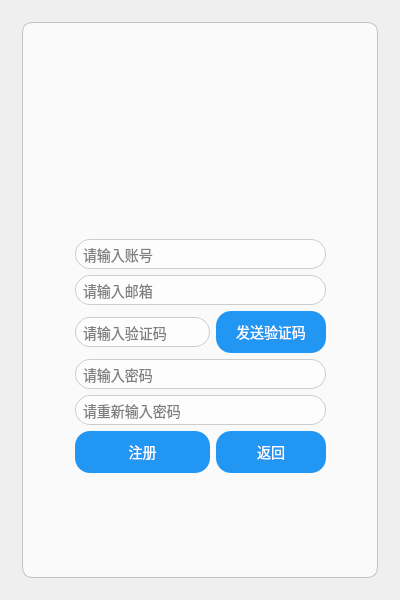
<?xml version="1.0" encoding="UTF-8"?>
<ui version="4.0">
 <class>LoginWindowClass</class>
 <widget class="QWidget" name="LoginWindowClass">
  <property name="geometry">
   <rect>
    <x>0</x>
    <y>0</y>
    <width>400</width>
    <height>600</height>
   </rect>
  </property>
  <property name="minimumSize">
   <size>
    <width>400</width>
    <height>600</height>
   </size>
  </property>
  <property name="maximumSize">
   <size>
    <width>400</width>
    <height>600</height>
   </size>
  </property>
  <property name="windowTitle">
   <string>登录</string>
  </property>
  <property name="styleSheet">
   <string notr="true"/>
  </property>
  <layout class="QVBoxLayout" name="verticalLayout">
   <item>
    <widget class="QStackedWidget" name="stackedWidget">
     <property name="layoutDirection">
      <enum>Qt::LeftToRight</enum>
     </property>
     <property name="currentIndex">
      <number>2</number>
     </property>
     <widget class="QWidget" name="pageLog">
      <layout class="QHBoxLayout" name="horizontalLayout_2">
       <item>
        <widget class="QWidget" name="widget" native="true">
         <property name="styleSheet">
          <string notr="true">QWidget {
    background-color: rgba(255, 255, 255, 0.7); 
    border-radius: 10px;                        
    border: 1px solid rgba(0, 0, 0, 0.2);       
}</string>
         </property>
         <layout class="QHBoxLayout" name="horizontalLayout">
          <item>
           <spacer name="horizontalSpacer_3">
            <property name="orientation">
             <enum>Qt::Horizontal</enum>
            </property>
            <property name="sizeHint" stdset="0">
             <size>
              <width>40</width>
              <height>20</height>
             </size>
            </property>
           </spacer>
          </item>
          <item>
           <layout class="QGridLayout" name="gridLayout">
            <item row="3" column="0" colspan="3">
             <spacer name="verticalSpacer_3">
              <property name="orientation">
               <enum>Qt::Vertical</enum>
              </property>
              <property name="sizeHint" stdset="0">
               <size>
                <width>20</width>
                <height>40</height>
               </size>
              </property>
             </spacer>
            </item>
            <item row="10" column="0">
             <widget class="QPushButton" name="logBtn">
              <property name="styleSheet">
               <string notr="true">QPushButton 
{
    background-color: #2196F3;  
    color: white;               
    border: none;              
    padding: 10px 20px;        
    border-radius: 15px;       
    font-size: 14px;           
}

QPushButton:hover
{
    background-color: #1976D2;  
}

QPushButton:pressed 
{
    background-color: #0D47A1;
    color: #E0E0E0;            
}</string>
              </property>
              <property name="text">
               <string>登录</string>
              </property>
             </widget>
            </item>
            <item row="1" column="0" colspan="3">
             <widget class="QLabel" name="label">
              <property name="minimumSize">
               <size>
                <width>0</width>
                <height>200</height>
               </size>
              </property>
              <property name="maximumSize">
               <size>
                <width>99999</width>
                <height>200</height>
               </size>
              </property>
              <property name="styleSheet">
               <string notr="true">QLabel{
background: transparent;
border:none;
}</string>
              </property>
              <property name="lineWidth">
               <number>1</number>
              </property>
              <property name="text">
               <string/>
              </property>
              <property name="pixmap">
               <pixmap resource="Resource.qrc">:/res/Logo.png</pixmap>
              </property>
              <property name="alignment">
               <set>Qt::AlignCenter</set>
              </property>
             </widget>
            </item>
            <item row="10" column="2">
             <widget class="QPushButton" name="mailPageBtn">
              <property name="styleSheet">
               <string notr="true">QPushButton 
{
    background-color: #2196F3;  
    color: white;               
    border: none;              
    padding: 10px 20px;        
    border-radius: 15px;       
    font-size: 14px;           
}

QPushButton:hover
{
    background-color: #1976D2;  
}

QPushButton:pressed 
{
    background-color: #0D47A1;
    color: #E0E0E0;            
}</string>
              </property>
              <property name="text">
               <string>使用邮箱登录</string>
              </property>
             </widget>
            </item>
            <item row="5" column="0" colspan="3">
             <widget class="QLineEdit" name="logPasswordLineEdit">
              <property name="styleSheet">
               <string notr="true"> QLineEdit {
     border: 1px solid #ccc;
     border-radius: 15px;
     padding: 5px;
     font-size: 14px;
     text-align: center;
 }
 QLineEdit:focus {
     border: 1px solid #2196F3;
 }</string>
              </property>
              <property name="text">
               <string/>
              </property>
              <property name="echoMode">
               <enum>QLineEdit::Password</enum>
              </property>
              <property name="placeholderText">
               <string>请输入密码</string>
              </property>
             </widget>
            </item>
            <item row="12" column="0" colspan="3">
             <spacer name="verticalSpacer">
              <property name="orientation">
               <enum>Qt::Vertical</enum>
              </property>
              <property name="sizeHint" stdset="0">
               <size>
                <width>20</width>
                <height>220</height>
               </size>
              </property>
             </spacer>
            </item>
            <item row="10" column="1">
             <widget class="QPushButton" name="signPageBtn">
              <property name="styleSheet">
               <string notr="true">QPushButton 
{
    background-color: #2196F3;  
    color: white;               
    border: none;              
    padding: 10px 20px;        
    border-radius: 15px;    
    font-size: 14px;           
}

QPushButton:hover
{
    background-color: #1976D2;  
}

QPushButton:pressed 
{
    background-color: #0D47A1;
    color: #E0E0E0;            
}</string>
              </property>
              <property name="text">
               <string>注册</string>
              </property>
             </widget>
            </item>
            <item row="0" column="0" colspan="3">
             <spacer name="verticalSpacer_2">
              <property name="orientation">
               <enum>Qt::Vertical</enum>
              </property>
              <property name="sizeHint" stdset="0">
               <size>
                <width>20</width>
                <height>40</height>
               </size>
              </property>
             </spacer>
            </item>
            <item row="7" column="0" colspan="3">
             <spacer name="verticalSpacer_4">
              <property name="orientation">
               <enum>Qt::Vertical</enum>
              </property>
              <property name="sizeHint" stdset="0">
               <size>
                <width>20</width>
                <height>80</height>
               </size>
              </property>
             </spacer>
            </item>
            <item row="4" column="0" colspan="3">
             <widget class="QLineEdit" name="logAccountLineEdit">
              <property name="styleSheet">
               <string notr="true"> QLineEdit {
     border: 1px solid #ccc;
     border-radius: 15px;
     padding: 5px;
     font-size: 14px;
     text-align: center;
 }
 QLineEdit:focus {
     border: 1px solid #2196F3;
 }</string>
              </property>
              <property name="text">
               <string/>
              </property>
              <property name="echoMode">
               <enum>QLineEdit::Normal</enum>
              </property>
              <property name="placeholderText">
               <string>请输入账号</string>
              </property>
             </widget>
            </item>
           </layout>
          </item>
          <item>
           <spacer name="horizontalSpacer_4">
            <property name="orientation">
             <enum>Qt::Horizontal</enum>
            </property>
            <property name="sizeHint" stdset="0">
             <size>
              <width>40</width>
              <height>20</height>
             </size>
            </property>
           </spacer>
          </item>
         </layout>
        </widget>
       </item>
      </layout>
     </widget>
     <widget class="QWidget" name="pageMail">
      <layout class="QHBoxLayout" name="horizontalLayout_6">
       <item>
        <widget class="QWidget" name="widget_3" native="true">
         <property name="styleSheet">
          <string notr="true">QWidget {
    background-color: rgba(255, 255, 255, 0.7); 
    border-radius: 10px;                        
    border: 1px solid rgba(0, 0, 0, 0.2);       
}</string>
         </property>
         <layout class="QHBoxLayout" name="horizontalLayout_5">
          <item>
           <spacer name="horizontalSpacer_5">
            <property name="orientation">
             <enum>Qt::Horizontal</enum>
            </property>
            <property name="sizeHint" stdset="0">
             <size>
              <width>40</width>
              <height>20</height>
             </size>
            </property>
           </spacer>
          </item>
          <item>
           <layout class="QGridLayout" name="gridLayout_3">
            <item row="3" column="0" colspan="3">
             <spacer name="verticalSpacer_8">
              <property name="orientation">
               <enum>Qt::Vertical</enum>
              </property>
              <property name="sizeHint" stdset="0">
               <size>
                <width>20</width>
                <height>40</height>
               </size>
              </property>
             </spacer>
            </item>
            <item row="1" column="0" colspan="3">
             <widget class="QLabel" name="label_3">
              <property name="minimumSize">
               <size>
                <width>0</width>
                <height>200</height>
               </size>
              </property>
              <property name="maximumSize">
               <size>
                <width>99999</width>
                <height>200</height>
               </size>
              </property>
              <property name="styleSheet">
               <string notr="true">QLabel{
background: transparent;
border:none;
}</string>
              </property>
              <property name="lineWidth">
               <number>1</number>
              </property>
              <property name="text">
               <string/>
              </property>
              <property name="pixmap">
               <pixmap resource="Resource.qrc">:/res/Logo.png</pixmap>
              </property>
              <property name="alignment">
               <set>Qt::AlignCenter</set>
              </property>
             </widget>
            </item>
            <item row="12" column="0" colspan="3">
             <spacer name="verticalSpacer_9">
              <property name="orientation">
               <enum>Qt::Vertical</enum>
              </property>
              <property name="sizeHint" stdset="0">
               <size>
                <width>20</width>
                <height>220</height>
               </size>
              </property>
             </spacer>
            </item>
            <item row="0" column="0" colspan="3">
             <spacer name="verticalSpacer_10">
              <property name="orientation">
               <enum>Qt::Vertical</enum>
              </property>
              <property name="sizeHint" stdset="0">
               <size>
                <width>20</width>
                <height>40</height>
               </size>
              </property>
             </spacer>
            </item>
            <item row="7" column="0" colspan="3">
             <spacer name="verticalSpacer_11">
              <property name="orientation">
               <enum>Qt::Vertical</enum>
              </property>
              <property name="sizeHint" stdset="0">
               <size>
                <width>20</width>
                <height>80</height>
               </size>
              </property>
             </spacer>
            </item>
            <item row="4" column="0" colspan="3">
             <widget class="QLineEdit" name="mailMailBoxLineEdit">
              <property name="styleSheet">
               <string notr="true"> QLineEdit {
     border: 1px solid #ccc;
     border-radius: 15px;
     padding: 5px;
     font-size: 14px;
     text-align: center;
 }
 QLineEdit:focus {
     border: 1px solid #2196F3;
 }</string>
              </property>
              <property name="text">
               <string/>
              </property>
              <property name="echoMode">
               <enum>QLineEdit::Normal</enum>
              </property>
              <property name="placeholderText">
               <string>请输入邮箱</string>
              </property>
             </widget>
            </item>
            <item row="5" column="0" colspan="2">
             <widget class="QLineEdit" name="mailVerificationCodeLineEdit">
              <property name="styleSheet">
               <string notr="true"> QLineEdit {
     border: 1px solid #ccc;
     border-radius: 15px;
     padding: 5px;
     font-size: 14px;
     text-align: center;
 }
 QLineEdit:focus {
     border: 1px solid #2196F3;
 }</string>
              </property>
              <property name="text">
               <string/>
              </property>
              <property name="echoMode">
               <enum>QLineEdit::Password</enum>
              </property>
              <property name="placeholderText">
               <string>请输入验证码</string>
              </property>
             </widget>
            </item>
            <item row="5" column="2">
             <widget class="QPushButton" name="mailSendCodeBtn">
              <property name="styleSheet">
               <string notr="true">QPushButton 
{
    background-color: #2196F3;  
    color: white;               
    border: none;              
    padding: 10px 20px;        
    border-radius: 15px;       
    font-size: 14px;           
}

QPushButton:hover
{
    background-color: #1976D2;  
}

QPushButton:pressed 
{
    background-color: #0D47A1;
    color: #E0E0E0;            
}</string>
              </property>
              <property name="text">
               <string>发送验证码</string>
              </property>
             </widget>
            </item>
            <item row="8" column="0">
             <widget class="QPushButton" name="mailLogBtn">
              <property name="styleSheet">
               <string notr="true">QPushButton 
{
    background-color: #2196F3;  
    color: white;               
    border: none;              
    padding: 10px 20px;        
    border-radius: 15px;       
    font-size: 14px;           
}

QPushButton:hover
{
    background-color: #1976D2;  
}

QPushButton:pressed 
{
    background-color: #0D47A1;
    color: #E0E0E0;            
}</string>
              </property>
              <property name="text">
               <string>确认</string>
              </property>
             </widget>
            </item>
            <item row="8" column="2">
             <widget class="QPushButton" name="mailReturnToLogBtn">
              <property name="styleSheet">
               <string notr="true">QPushButton 
{
    background-color: #2196F3;  
    color: white;               
    border: none;              
    padding: 10px 20px;        
    border-radius: 15px;       
    font-size: 14px;           
}

QPushButton:hover
{
    background-color: #1976D2;  
}

QPushButton:pressed 
{
    background-color: #0D47A1;
    color: #E0E0E0;            
}</string>
              </property>
              <property name="text">
               <string>返回</string>
              </property>
             </widget>
            </item>
           </layout>
          </item>
          <item>
           <spacer name="horizontalSpacer_6">
            <property name="orientation">
             <enum>Qt::Horizontal</enum>
            </property>
            <property name="sizeHint" stdset="0">
             <size>
              <width>40</width>
              <height>20</height>
             </size>
            </property>
           </spacer>
          </item>
         </layout>
        </widget>
       </item>
      </layout>
     </widget>
     <widget class="QWidget" name="pageSign">
      <layout class="QHBoxLayout" name="horizontalLayout_4">
       <item>
        <widget class="QWidget" name="widget_2" native="true">
         <property name="styleSheet">
          <string notr="true">QWidget {
    background-color: rgba(255, 255, 255, 0.7); 
    border-radius: 10px;                        
    border: 1px solid rgba(0, 0, 0, 0.2);       
}</string>
         </property>
         <layout class="QHBoxLayout" name="horizontalLayout_3">
          <item>
           <spacer name="horizontalSpacer">
            <property name="orientation">
             <enum>Qt::Horizontal</enum>
            </property>
            <property name="sizeHint" stdset="0">
             <size>
              <width>40</width>
              <height>20</height>
             </size>
            </property>
           </spacer>
          </item>
          <item>
           <layout class="QGridLayout" name="gridLayout_2">
            <item row="3" column="0" colspan="2">
             <spacer name="verticalSpacer_5">
              <property name="orientation">
               <enum>Qt::Vertical</enum>
              </property>
              <property name="sizeHint" stdset="0">
               <size>
                <width>20</width>
                <height>40</height>
               </size>
              </property>
             </spacer>
            </item>
            <item row="7" column="0" colspan="2">
             <widget class="QLineEdit" name="signPasswordLineEdit">
              <property name="styleSheet">
               <string notr="true"> QLineEdit {
     border: 1px solid #ccc;
     border-radius: 15px;
     padding: 5px;
     font-size: 14px;
     text-align: center;
 }
 QLineEdit:focus {
     border: 1px solid #2196F3;
 }</string>
              </property>
              <property name="text">
               <string/>
              </property>
              <property name="echoMode">
               <enum>QLineEdit::Password</enum>
              </property>
              <property name="placeholderText">
               <string>请输入密码</string>
              </property>
             </widget>
            </item>
            <item row="1" column="0" colspan="2">
             <widget class="QLabel" name="label_2">
              <property name="minimumSize">
               <size>
                <width>0</width>
                <height>200</height>
               </size>
              </property>
              <property name="maximumSize">
               <size>
                <width>99999</width>
                <height>200</height>
               </size>
              </property>
              <property name="styleSheet">
               <string notr="true">QLabel{
background: transparent;
border:none;
}</string>
              </property>
              <property name="lineWidth">
               <number>1</number>
              </property>
              <property name="text">
               <string/>
              </property>
              <property name="pixmap">
               <pixmap resource="Resource.qrc">:/res/Logo.png</pixmap>
              </property>
              <property name="alignment">
               <set>Qt::AlignCenter</set>
              </property>
             </widget>
            </item>
            <item row="8" column="0" colspan="2">
             <widget class="QLineEdit" name="signRePasswordLineEdit">
              <property name="styleSheet">
               <string notr="true"> QLineEdit {
     border: 1px solid #ccc;
     border-radius: 15px;
     padding: 5px;
     font-size: 14px;
     text-align: center;
 }
 QLineEdit:focus {
     border: 1px solid #2196F3;
 }</string>
              </property>
              <property name="echoMode">
               <enum>QLineEdit::Password</enum>
              </property>
              <property name="placeholderText">
               <string>请重新输入密码</string>
              </property>
             </widget>
            </item>
            <item row="12" column="1">
             <widget class="QPushButton" name="signReturnToLogBtn">
              <property name="styleSheet">
               <string notr="true">QPushButton 
{
    background-color: #2196F3;  
    color: white;               
    border: none;              
    padding: 10px 20px;        
  	border-radius: 15px;      
    font-size: 14px;           
}

QPushButton:hover
{
    background-color: #1976D2;  
}

QPushButton:pressed 
{
    background-color: #0D47A1;
    color: #E0E0E0;            
}</string>
              </property>
              <property name="text">
               <string>返回</string>
              </property>
             </widget>
            </item>
            <item row="4" column="0" colspan="2">
             <widget class="QLineEdit" name="signAccountLineEdit">
              <property name="styleSheet">
               <string notr="true"> QLineEdit {
     border: 1px solid #ccc;
     border-radius: 15px;
     padding: 5px;
     font-size: 14px;
     text-align: center;
 }
 QLineEdit:focus {
     border: 1px solid #2196F3;
 }</string>
              </property>
              <property name="text">
               <string/>
              </property>
              <property name="echoMode">
               <enum>QLineEdit::Normal</enum>
              </property>
              <property name="placeholderText">
               <string>请输入账号</string>
              </property>
             </widget>
            </item>
            <item row="14" column="0" colspan="2">
             <spacer name="verticalSpacer_6">
              <property name="orientation">
               <enum>Qt::Vertical</enum>
              </property>
              <property name="sizeHint" stdset="0">
               <size>
                <width>20</width>
                <height>220</height>
               </size>
              </property>
             </spacer>
            </item>
            <item row="12" column="0">
             <widget class="QPushButton" name="signBtn">
              <property name="styleSheet">
               <string notr="true">QPushButton 
{
    background-color: #2196F3;  
    color: white;               
    border: none;              
    padding: 10px 20px;        
    border-radius: 15px;      
    font-size: 14px;           
}

QPushButton:hover
{
    background-color: #1976D2;  
}

QPushButton:pressed 
{
    background-color: #0D47A1;
    color: #E0E0E0;            
}</string>
              </property>
              <property name="text">
               <string>注册</string>
              </property>
             </widget>
            </item>
            <item row="0" column="0" colspan="2">
             <spacer name="verticalSpacer_7">
              <property name="orientation">
               <enum>Qt::Vertical</enum>
              </property>
              <property name="sizeHint" stdset="0">
               <size>
                <width>20</width>
                <height>40</height>
               </size>
              </property>
             </spacer>
            </item>
            <item row="5" column="0" colspan="2">
             <widget class="QLineEdit" name="signMailLineEdit">
              <property name="styleSheet">
               <string notr="true"> QLineEdit {
     border: 1px solid #ccc;
     border-radius: 15px;
     padding: 5px;
     font-size: 14px;
     text-align: center;
 }
 QLineEdit:focus {
     border: 1px solid #2196F3;
 }</string>
              </property>
              <property name="placeholderText">
               <string>请输入邮箱</string>
              </property>
             </widget>
            </item>
            <item row="6" column="0">
             <widget class="QLineEdit" name="signVerificationCodeLineEdit">
              <property name="styleSheet">
               <string notr="true"> QLineEdit {
     border: 1px solid #ccc;
     border-radius: 15px;
     padding: 5px;
     font-size: 14px;
     text-align: center;
 }
 QLineEdit:focus {
     border: 1px solid #2196F3;
 }</string>
              </property>
              <property name="placeholderText">
               <string>请输入验证码</string>
              </property>
             </widget>
            </item>
            <item row="6" column="1">
             <widget class="QPushButton" name="signSendCodeBtn">
              <property name="styleSheet">
               <string notr="true">QPushButton 
{
    background-color: #2196F3;  
    color: white;               
    border: none;              
    padding: 10px 20px;        
    border-radius: 15px;      
    font-size: 14px;           
}

QPushButton:hover
{
    background-color: #1976D2;  
}

QPushButton:pressed 
{
    background-color: #0D47A1;
    color: #E0E0E0;            
}</string>
              </property>
              <property name="text">
               <string>发送验证码</string>
              </property>
             </widget>
            </item>
           </layout>
          </item>
          <item>
           <spacer name="horizontalSpacer_2">
            <property name="orientation">
             <enum>Qt::Horizontal</enum>
            </property>
            <property name="sizeHint" stdset="0">
             <size>
              <width>40</width>
              <height>20</height>
             </size>
            </property>
           </spacer>
          </item>
         </layout>
        </widget>
       </item>
      </layout>
     </widget>
    </widget>
   </item>
  </layout>
 </widget>
 <layoutdefault spacing="6" margin="11"/>
 <resources>
  <include location="Resource.qrc"/>
 </resources>
 <connections/>
</ui>
